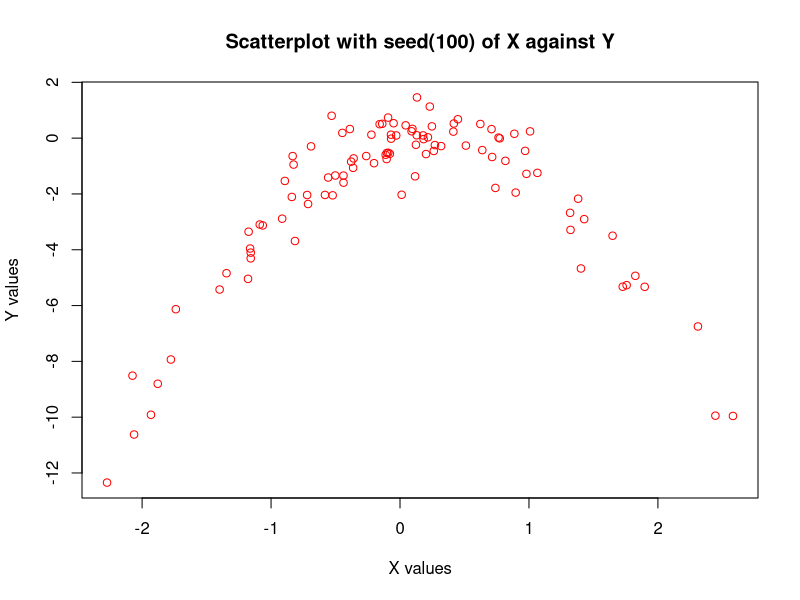
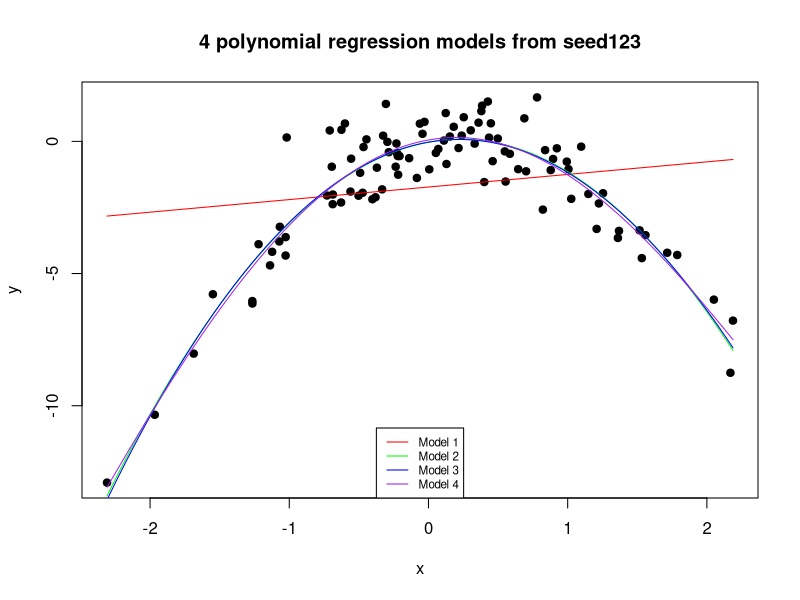

Write R code to recreate these figures, in order.
### Prepare data

setwd("C:/Users/david/OneDrive - uibk.ac.at/MA/VU Geostatistics/Geostatistics/Task05")

#tell R that time is in UTC
Sys.setenv(TZ="GMT")


library(zoo)


############# generating random data set###################################
set.seed(100)
#different random seed for repitition:
#set.seed(123)

x <- rnorm(100)
y <- x - 2*x^2 + rnorm(100)

############ data scatterplot##############################################
plot(x, y, main="Scatterplot with seed(100) of X against Y", xlab="X values", ylab="Y values", col="red")

############ LLS regression####################################################

########### create data set
#set.seed(100)
#different random seed for repitition:
set.seed(123)

x <- rnorm(100)
y <- x - 2*x^2 + rnorm(100)
data <- data.frame(x,y)


########### fit models
model1 <- glm(y ~ x, data = data, family = "gaussian")
model2 <- glm(y ~ x + I(x^2), data = data, family = "gaussian")
model3 <- glm(y ~ x + I(x^2) + I(x^3), data = data, family = "gaussian")
model4 <- glm(y ~ x + I(x^2) + I(x^3) + I(x^4), data = data, family = "gaussian")

# Compute LOOCV errors
library(boot)

cv_error1 <- cv.glm(data, model1)$delta[1]
cv_error2 <- cv.glm(data, model2)$delta[1]
cv_error3 <- cv.glm(data, model3)$delta[1]
cv_error4 <- cv.glm(data, model4)$delta[1]

# Print the LOOCV errors
print(paste0("LOOCV error for model 1: ", cv_error1))
print(paste0("LOOCV error for model 2: ", cv_error2))
print(paste0("LOOCV error for model 3: ", cv_error3))
print(paste0("LOOCV error for model 4: ", cv_error4))

# Create a sequence of X values
x_seq <- seq(min(data$x), max(data$x), length.out = 100)

# Compute predicted values for each model using the x_seq sequence()
y_pred1 <- predict(model1, newdata = data.frame(x = x_seq))
y_pred2 <- predict(model2, newdata = data.frame(x = x_seq))
y_pred3 <- predict(model3, newdata = data.frame(x = x_seq))
y_pred4 <- predict(model4, newdata = data.frame(x = x_seq))




##################################Plot the data and the four models######################################
plot(data$x, data$y, pch = 19, main = "4 polynomial regression models from seed123", xlab = "x", ylab = "y")
lines(x_seq, y_pred1, col = "red")
lines(x_seq, y_pred2, col = "green")
lines(x_seq, y_pred3, col = "blue")
lines(x_seq, y_pred4, col = "purple")
legend("bottom", legend = c("Model 1", "Model 2", "Model 3", "Model 4"), lty = 1, col = c("red", "green", "blue", "purple"), cex =  0.7)



